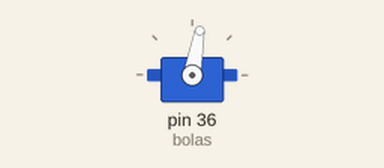
The sketch below on a simulated Arduino Mega 2560, built with avr-gcc and run on an emulated ATmega2560. On the bench: servo. What the sketch prints to the serial monitor is not drawn.

Above: at 0.05 s.
Timing chart, 0 to 3.0 s (numbered marks = the images above):
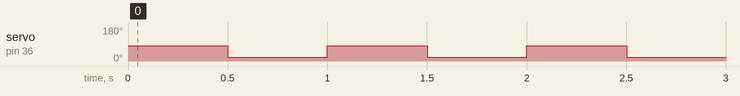

The sketch:

sketch_aug05a.ino
```cpp
#include <Servo.h>

Servo bolas;

void setup() {
bolas.attach(36);
Serial.begin(9600);
}

void loop() {
  // put your main code here, to run repeatedly:
  bolas.write(80);
  delay(500);
  Serial.println(bolas.read());
  bolas.write(20);
  delay(500);
  Serial.println(bolas.read());
}
```

Measured:
- by itself, servo on pin 36 (bolas): alternates 80° for 0.50 s and 20° for 0.50 s
